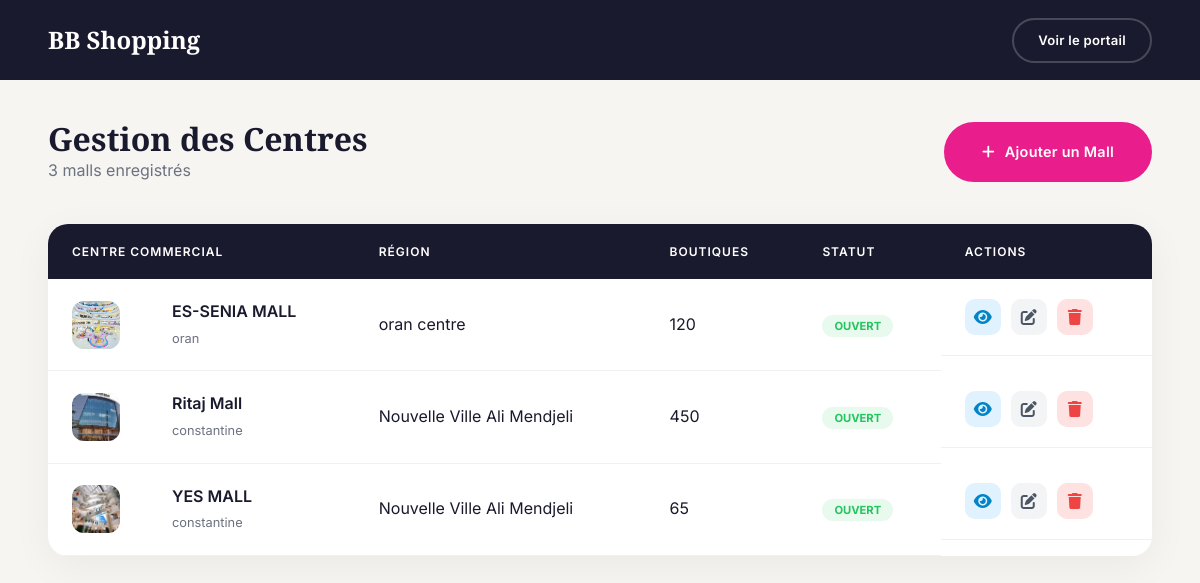
Page /malls/ on the committed database.
### centre_commercial/models.py (models this page shows, shortened)
class Mall(models.Model):
    CITIES = [
        ('constantine', 'Constantine'),
        ('alger', 'Alger'),
        ('oran', 'Oran'),
        ('annaba', 'Annaba'),
        ('setif', 'Sétif'),
        ('autre', 'Autre'),
    ]
    name = models.CharField(max_length=200)
    slug = models.SlugField(unique=True, blank=True)
    city = models.CharField(max_length=50, choices=CITIES)
    region = models.CharField(max_length=100)
    address = models.CharField(max_length=300)
    image = models.ImageField(upload_to='malls/', blank=True, null=True)
    bg_color = models.CharField(max_length=200, default="linear-gradient(135deg,#1a1a2e,#2d1f6e)",
                                  verbose_name="Gradient CSS (fallback image)",
                                  help_text="Ex: linear-gradient(135deg,#1a1a2e,#e91e8c)")
    description_short = models.CharField(max_length=180, blank=True)
    description = models.TextField()
    is_open = models.BooleanField(default=True)
    is_featured = models.BooleanField(default=False)
    badge           = models.CharField(max_length=40, blank=True, verbose_name="Badge (ex: New, Phare)")
    observation     = models.TextField(blank=True, null=True, verbose_name="Observation") # En cas de fermeture ou autre
    phone        = models.CharField(max_length=20, blank=True, null=True, verbose_name="Phone")
    email            = models.EmailField(blank=True, null=True)
    website         = models.URLField(blank=True, null=True)
    opening_time = models.TimeField()
    closing_time = models.TimeField()
    number_of_shops = models.IntegerField(default=0)
    number_of_parking_spaces = models.IntegerField(default=0)
    created_at = models.DateTimeField(auto_now_add=True)
    updated_at = models.DateTimeField(auto_now=True)
    opening_date = models.DateField(blank=True, null=True, verbose_name="Opening date (if future)")
    class Meta:
        verbose_name = "Centre Commercial (Mall)"
        verbose_name_plural = "Centres Commerciaux (Malls)"
        ordering = ['-is_featured', 'name']
    @property
    def is_open_now(self):
        if not self.is_open:
            return False
        now = timezone.localtime().time()
        if self.opening_time < self.closing_time:
            return self.opening_time <= now <= self.closing_time
        return now >= self.opening_time or now <= self.closing_time

### centre_commercial/views.py (the view)
# urls.py: path('malls/', views.MallTableListView.as_view(), name='mall_table_list'),
class MallTableListView(ListView):
    model = Mall
    template_name = 'mall/mall_table_list.html'
    context_object_name = 'malls'

### centre_commercial/context_processors.py (called while the page is built)
def cart_processor(request):
    cart_count = 0
    if request.user.is_authenticated:
        order = Order.objects.filter(user=request.user, status='pending').first()
        if order:
            cart_count = sum(item.quantity for item in order.items.all())
    return {
        'cart_count': cart_count
    }

### templates/mall/mall_table_list.html (shortened to what this page needs)
{% load static %}
<!DOCTYPE html>
<html lang="fr">
<head>
    <link rel="stylesheet" href="https://cdnjs.cloudflare.com/ajax/libs/font-awesome/6.5.0/css/all.min.css">
    <link rel="stylesheet" href="{% static 'css/main.css' %}">
</head>
<body>
<header class="portal-nav" style="background: #1a1a2e; height: 80px; display: flex; align-items: center; padding: 0 48px; position: fixed; top: 0; left: 0; right: 0; z-index: 1000;">
    <a href="{% url 'mall_table_list' %}" class="portal-nav__brand" style="color: #fff; text-decoration: none; font-size: 1.5rem; font-weight: 800; font-family: 'Playfair Display', serif;">
        BB <span>Shopping</span>
    </a>
    <div style="margin-left: auto;">
        <a href="{% url 'home' %}" class="ym-btn ym-btn--sm ym-btn--ghost" style="color:#fff; border-color: rgba(255,255,255,0.2);">Voir le portail</a>
    </div>
</header>
<section class="dashboard-section">
    <div class="ym-container">
        <div class="dashboard-header">
            <div>
                <h1 style="font-family: 'Playfair Display', serif; font-size: 2rem;">Gestion des Centres</h1>
                <p style="color: #6b7280;">{{ malls|length }} mall{{ malls|pluralize:"s" }} enregistré{{ malls|pluralize:"s" }}</p>
            </div>
            <a href="{% url 'mall_create' %}" class="ym-btn ym-btn--primary">
                <i class="fas fa-plus"></i> Ajouter un Mall
            </a>
        </div>
        <div class="dashboard-card">
            <table class="dashboard-table">
                <thead>
                    <tr>
                        <th colspan="2">Centre Commercial</th>
                        <th>Région</th>
                        <th>Boutiques</th>
                        <th>Statut</th>
                        <th>Actions</th>
                    </tr>
                </thead>
                <tbody>
                    {% for mall in malls %}
                    <tr>
                        <td style="width: 100px;">
                           {% if mall.image and mall.image.url %}
                                <img src="{{ mall.image.url }}" class="mall-avatar" alt="{{ mall.nom }}">
                            {% else %}
                                <div class="mall-avatar" style="background: {{ mall.couleur_bg }};"></div>
                            {% endif %}
                        </td>
                        <td>
                            <span class="mall-name">{{ mall.name }}</span>
                            <span class="mall-city">{{ mall.city }}</span>
                        </td>
                        <td>{{ mall.region }}</td>
                        <td>{{ mall.number_of_shops }}</td>
                        <td>
                            {% if mall.is_open_now %}
                                <span class="badge-status badge-open">Ouvert</span>
                            {% else %}
                                <span class="badge-status badge-closed">Fermé</span>
                            {% endif %}
                        </td>
                        <td class="actions-cell">
                            <a href="{% url 'mall' mall.slug %}" class="btn-action btn-view" title="Voir sur le portail">
                                <i class="fas fa-eye"></i>
                            </a>
                            <a href="{% url 'mall_update' mall.slug %}" class="btn-action btn-edit" title="Modifier">
                                <i class="fas fa-edit"></i>
                            </a>
                            <a href="{% url 'mall_delete' mall.slug %}" class="btn-action btn-delete" title="Supprimer">
                                <i class="fas fa-trash"></i>
                            </a>
                        </td>
                    </tr>
                    {% endfor %}
                </tbody>
            </table>
        </div>
    </div>
</section>
</body>
</html>

### static/css/main.css (style rules this page uses)
:root { --color-primary: #1a1a2e; --color-secondary: #16213e; --color-accent: #e8c547; --color-accent2: #c9a227; --color-pink: #e91e8c; --color-surface: #ffffff; --color-bg: #f7f5f2; --color-text: #1a1a2e; --color-muted: #6b7280; --color-border: #e5e7eb; --font-display: 'Playfair Display', Georgia, serif; --font-body: 'Inter', system-ui, sans-serif; --radius-sm: 6px; --radius-md: 12px; --radius-lg: 20px; --radius-xl: 32px; --shadow-sm: 0 2px 8px rgba(0,0,0,.06); --shadow-md: 0 8px 30px rgba(0,0,0,.10); --shadow-lg: 0 20px 60px rgba(0,0,0,.15); --shadow-xl: 0 30px 80px rgba(0,0,0,.20); --transition: 0.3s cubic-bezier(0.4, 0, 0.2, 1); --transition-slow: 0.6s cubic-bezier(0.4, 0, 0.2, 1); }
*, *::before, *::after { box-sizing: border-box; margin: 0; padding: 0; }
html { scroll-behavior: smooth; }
body { font-family: var(--font-body); background-color: var(--color-bg); color: var(--color-text); overflow-x: hidden; line-height: 1.6; }
h1, h2, h3, h4, h5 { font-family: var(--font-display); line-height: 1.2; font-weight: 700; }
a { color: inherit; text-decoration: none; }
img { max-width: 100%; display: block; }
.ym-btn { display: inline-flex; align-items: center; gap: 10px; padding: 16px 36px; border-radius: 50px; font-weight: 600; font-size: 0.9rem; letter-spacing: 0.02em; transition: all var(--transition); cursor: pointer; border: 2px solid transparent; }
.ym-btn--primary { background: var(--color-pink); color: #fff; border-color: var(--color-pink); }
.ym-btn--ghost { background: transparent; color: #fff; border-color: rgba(255,255,255,0.5); }
.ym-btn--sm { padding: 10px 24px; font-size: 0.82rem; }
.ym-container { width: 100%; max-width: 1380px; margin: 0 auto; padding: 0 48px; }

### templates/mall/mall_table_list.html (style rules this page uses)
.dashboard-section { padding: 120px 0; background: #f7f5f2; min-height: 100vh; }
.dashboard-header { display: flex; justify-content: space-between; align-items: center; margin-bottom: 40px; }
.dashboard-card { background: #fff; border-radius: 20px; overflow: hidden; box-shadow: 0 10px 40px rgba(0,0,0,0.05); }
.dashboard-table { width: 100%; border-collapse: collapse; }
.dashboard-table th { background: #1a1a2e; color: #fff; text-align: left; padding: 18px 24px; font-weight: 600; text-transform: uppercase; font-size: 0.75rem; letter-spacing: 1px; }
.dashboard-table td { padding: 20px 24px; border-bottom: 1px solid #f0f0f0; vertical-align: middle; }
.mall-avatar { width: 48px; height: 48px; border-radius: 12px; object-fit: cover; background: #eee; }
.mall-name { font-weight: 600; color: #1a1a2e; display: block; }
.mall-city { font-size: 0.8rem; color: #6b7280; }
.badge-status { padding: 4px 12px; border-radius: 50px; font-size: 0.7rem; font-weight: 700; text-transform: uppercase; }
.badge-open { background: rgba(34, 197, 94, 0.1); color: #22c55e; }
.actions-cell { display: flex; gap: 10px; }
.btn-action { width: 36px; height: 36px; border-radius: 10px; display: flex; align-items: center; justify-content: center; transition: all 0.2s ease; border: none; cursor: pointer; text-decoration: none; }
.btn-edit { background: #f3f4f6; color: #4b5563; }
.btn-delete { background: #fee2e2; color: #ef4444; }
.btn-view { background: #e0f2fe; color: #0284c7; }

### rows in the picture
Mall: image (picture), name "ES-SENIA MALL", city "oran", region "oran centre", number_of_shops "120", is_open "OUVERT"
Mall: image (picture), name "Ritaj Mall", city "constantine", region "Nouvelle Ville Ali Mendjeli", number_of_shops "450", is_open "OUVERT"
Mall: image (picture), name "YES MALL", city "constantine", region "Nouvelle Ville Ali Mendjeli", number_of_shops "65", is_open "OUVERT"

### other values in the picture
{{ malls|length }} "3"
